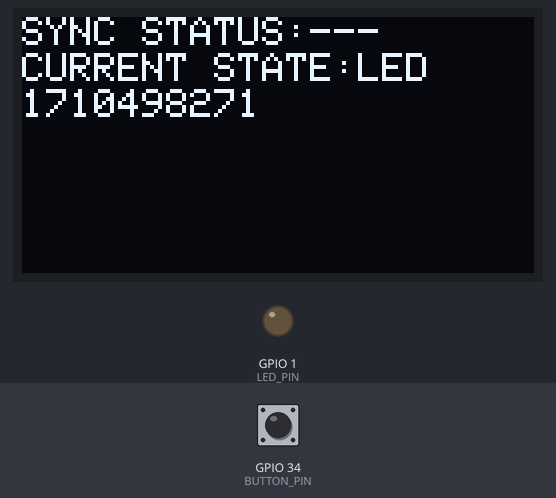
Simulated run of this sketch. Board: ESP32. On the bench: 128×64 one-colour display, output pins drawn as LEDs (lit = HIGH). The inputs (shaded band) are chosen by the test bench; at power-on: GPIO 34 (BUTTON_PIN) HIGH. The local clock reads 2024-03-15 10:24:30 at power-on unless the sketch sets it; storage starts empty; random numbers use the default seed unless the sketch sets one; what the sketch prints to the serial monitor is not drawn.

Above: at 1.2 s.
1.3 s: GPIO 34 (BUTTON_PIN) pulled LOW for 0.15 s
At 2.2 s:
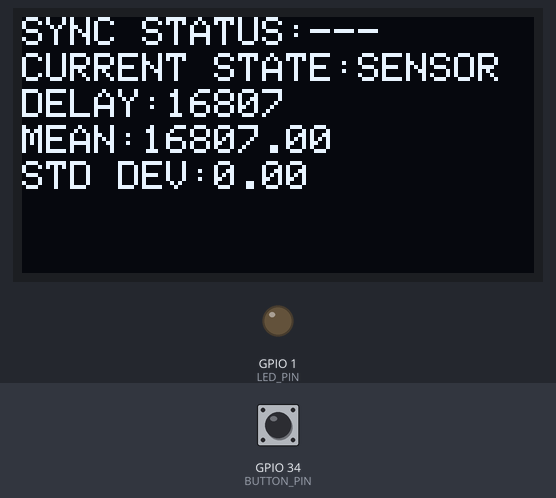
4.4 s: GPIO 34 (BUTTON_PIN) pulled LOW for 3.2 s
At 6.9 s:
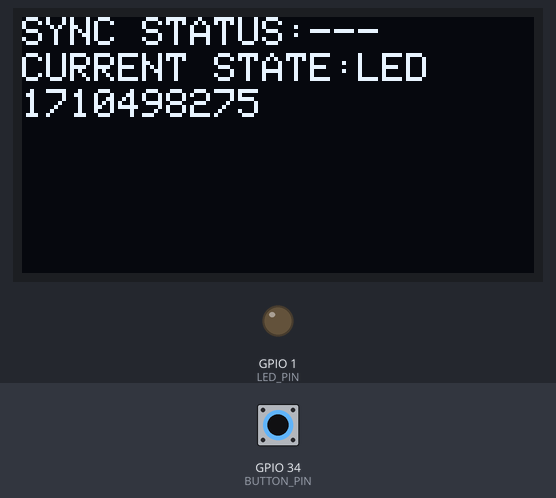
12.1 s: GPIO 34 (BUTTON_PIN) pulled LOW for 3.2 s
At 24.1 s:
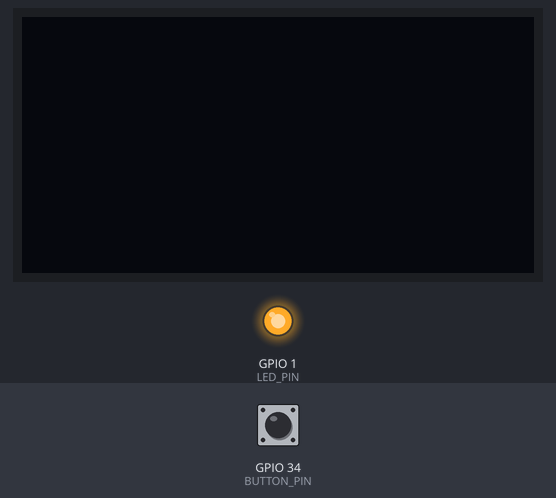
Timing chart, 0 to 24.3 s (numbered marks = the images above; inputs shaded):
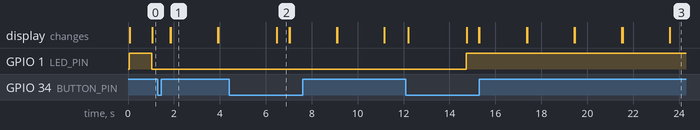

The sketch:

ESP32_UI.ino
```cpp
#include <Wire.h>
#include <Adafruit_GFX.h>
#include <Adafruit_SSD1306.h>
#include <ETH.h>
#include "time.h"
#include <Ethernet.h>
#include <NTPClient.h>
#include <EthernetUdp.h> // For Ethernet NTP
#include <EthernetUdp.h>
#include "SD_MMC.h"

#define SCREEN_WIDTH 128
#define SCREEN_HEIGHT 64
#define OLED_RESET    -1 // Reset pin # (or -1 if sharing Arduino reset pin)
Adafruit_SSD1306 display(SCREEN_WIDTH, SCREEN_HEIGHT, &Wire, OLED_RESET);

#define LED_PIN 1 // Change this to the pin where your LED is connected
#define BUTTON_PIN 34 // PIN 34 IS BUT1 ON THE ESP
#define SENSOR_PIN 35 // PIN FOR THE SENSOR
#define NTP_SERVER "pool.ntp.org"
boolean isLedState = true;

// Timing
const long blinkInterval = 1000;
const long NTP_UPDATE_INTERVAL = 15000; // Update NTP every 15 seconds
unsigned long lastNTPUpdate = 0;

//Delay
const int delayArraySize = 5;
int sensorDataCount = 0;
float mean = 0.0;
float stdDev = 0.0;
int delayArr[delayArraySize];//delay array
time_t timestamps[delayArraySize];//timestamp array, timestamp per array
// *** Ethernet Configuration ***
/*PLACEHOLDER
byte mac[] = { 0xDE, 0xAD, 0xBE, 0xEF, 0xFE, 0xED };
IPAddress gateway(192, 168, 1, 1); // Gateway IP address
IPAddress ip(192, 168, 1, 10);
IPAddress subnet(255, 255, 255, 0);
*/
// NTP Settings
EthernetUDP ntpUDP;
NTPClient timeClient(ntpUDP, "pool.ntp.org");

time_t current_time;

void setup() {
  Serial.begin(115200);

  pinMode(LED_PIN, OUTPUT); // Set the LED pin as an output
  pinMode(BUTTON_PIN, INPUT_PULLUP); // Set the button pin as input with pull-up resistor

  Wire.begin();
  if (!display.begin(SSD1306_SWITCHCAPVCC, 0x3C)) {
    Serial.println(F("SSD1306 allocation failed"));
    for (;;);
  }
  display.clearDisplay();
  display.setTextSize(1);
  display.setTextColor(SSD1306_WHITE);
  //NTP setup
  // Initialize Ethernet
  /*
  Ethernet.begin(mac, ip, subnet);
  if (Ethernet.linkStatus() == LinkON) {
    Serial.println("Ethernet connected");
  } else {
    Serial.println("Ethernet connection failed");
  }*/
  //SD CARD PREP
   if(!SD_MMC.begin("/sdcard", true)) {
    Serial.println("SD Card Mount Failed");
   return;
    }
  Serial.println("Card Mounted");


  //STARTS THE NTP TASK, NEEDS TO BE CORRECTLY IMPLEMENTED.
  /*xTaskCreatePinnedToCore(
    ntpUpdateTask,      // Task function
    "ntpUpdateTask",    // Task name
    10000,              // Stack size (bytes)
    NULL,               // Task parameters
    1,                  // Task priority (1 is the highest priority)
    NULL,               // Task handle (optional)
    1                   // Core to run the task on (0 or 1)
  );*/
}

void loop() {

  time(&current_time);
  struct tm time_info;
  localtime_r(&current_time, &time_info);
    //display.setTextSize(1);

    // Check if the button is pressed
    if (digitalRead(BUTTON_PIN) == LOW) {
        display.clearDisplay();
        // If the button is pressed, toggle the LED state
        isLedState = !isLedState;
        delay(500); // Add a small delay to debounce the button
    }

    if (isLedState==true) {
      display.clearDisplay();
      display.setCursor(0, 18);
      display.println(current_time);
      if(current_time % 2 == 0){
        digitalWrite(LED_PIN, HIGH); // Turn on the LED
      }else{
        digitalWrite(LED_PIN, LOW); // Turn on the LED
      }
      display.setCursor(0, 0);
      display.println(F("SYNC STATUS:---"));
      display.setCursor(0, 9);
      display.println(F("CURRENT STATE:LED"));
    }else if (isLedState == false){

       //Reset the screen
      display.clearDisplay();
      display.display();
      //Defines the sum of delays
      int sumOfDelays = 0;
      //sets both mean and standard deviation to 0, these will be recalculated with each loop
      mean = 0;
      stdDev = 0;
      display.setCursor(0, 0);
      display.println(F("SYNC STATUS:---"));
      display.setCursor(0, 9);
      display.println(F("CURRENT STATE:SENSOR"));
      //SENSOR CODE GOES HERE, replace the random generation
      //int randomNumber = 0;
        int randomNumber = random(2000001); // random() generates numbers from 0 to n-1, so we use 2000001
        delayArr[sensorDataCount]=randomNumber;
        //Serial.print(sensorDataCount);
        timestamps[sensorDataCount] = time(nullptr); //gets a timestamp to when the sensor picked up that signal
      //Replace the code above with the sensor code

      display.setCursor(0, 18);
      display.print(F("DELAY:"));
      display.println(delayArr[sensorDataCount]);
      sensorDataCount += 1;
      //Calculate mean
      for (int i = 0; i < sensorDataCount; i++) {
        sumOfDelays += delayArr[i];
      }
      mean = sumOfDelays / sensorDataCount;
      display.setCursor(0, 27);
      display.print(F("MEAN:"));
      display.println(mean);
      // Calculate standard deviation
      for (int i = 0; i < sensorDataCount; i++) {
        stdDev += pow(delayArr[i] - mean, 2);
      }
      stdDev = sqrt(stdDev / sensorDataCount);
      display.setCursor(0, 36);
      display.print(F("STD DEV:"));
      display.println(stdDev);
      display.setCursor(0, 45);

      if (sensorDataCount == delayArraySize) {
        //save the data to sd card before reset
        writeToFile(SD_MMC, "/data.txt", delayArr, timestamps, mean, stdDev);
        display.setCursor(0, 45);
        display.println(F("SAVED TO SD CARD:"));
        display.display();
        // Reset sensor data count and delayArr
        sensorDataCount = 0;
        randomNumber = 0;
        memset(delayArr, 0, sizeof(delayArr));
        memset(timestamps, 0, sizeof(timestamps));
        mean = 0;
        stdDev = 0.0;

        delay(2000);
      }else{
        display.display();
        delay(2000);
      }

    }


  display.display();
  //delay(1000);

  //delay(2000);
}
void blinkLed() {
    digitalWrite(LED_PIN, HIGH); // Turn on the LED
    delay(1000);
    digitalWrite(LED_PIN, LOW); // Turn off the LED
}
void ntpUpdateTask(void *pvParameters) {
  // HERE GOES THE CODE FOR UPDATING TIME WITH NTP SERVER
  /*THIS IS A PLACE HOLDER
  Ethernet.begin(mac, ip, gateway, gateway, subnet);
  timeClient.begin();
  timeClient.update(); // Get initial time
  //lastNTPUpdate = millis();


   THIS IS A PLACE HOLDER
  for (;;) {

      timeClient.update();

      vTaskDelay(pdMS_TO_TICKS(NTP_UPDATE_INTERVAL));

    }*/

  }


void writeToFile(fs::FS &fs, const char * path, int delayArr[], time_t timestamps[], float mean, float stdDev){
    Serial.printf("Writing to file: %s\n", path);

    // Get current timestamp
    time_t current_time = static_cast<time_t>(timeClient.getEpochTime());
    struct tm timeinfo;
    gmtime_r(&current_time, &timeinfo);

    char filename[32]; // Buffer to hold filename
    sprintf(filename, "/logfile_%04d%02d%02d_%02d%02d%02d.txt",
            timeinfo.tm_year + 1900, timeinfo.tm_mon + 1, timeinfo.tm_mday,
            timeinfo.tm_hour, timeinfo.tm_min, timeinfo.tm_sec);

    File file = fs.open(filename, FILE_WRITE);
    if(!file){
        Serial.println("Failed to open file for writing");
        return;
    }
   // Write header
    file.println("Delays");

    // Write data
    char timestampStr[20];
    for (int i = 0; i < delayArraySize; i++) {
        strftime(timestampStr, sizeof(timestampStr), "%Y-%m-%d %H:%M:%S", localtime(&timestamps[i]));
        file.println(timestampStr);
        file.println(delayArr[i]);
        //file.print(",");
    }
    file.println("Mean");
    file.println(mean);
    file.println("Standard deviation");
    file.println(stdDev);
    delay(1000);
    file.close();
    Serial.println("Data written to file.");
}
```

Measured:
- after the input at 12.1 s, GPIO 1 (LED_PIN): LOW → HIGH after 2.6 s
- what the display in image 1 shows lasts 2.0 s, from 1.9 s to 3.9 s
- what the display in image 2 shows lasts 0.5 s, from 6.5 s to 7.0 s
